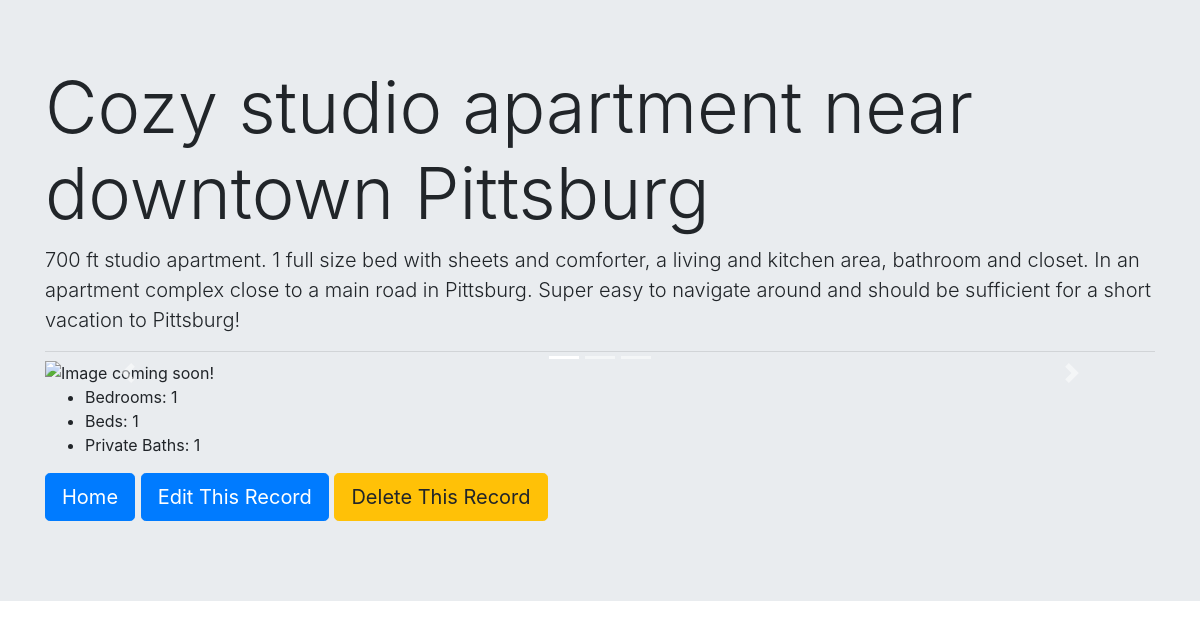
Page /details.php?id=20 on the committed database.
### tables this page shows
CREATE TABLE `items` (
  `id` int(11) NOT NULL AUTO_INCREMENT,
  `title` varchar(255) NOT NULL,
  `bedrooms` int(11) NOT NULL DEFAULT '1',
  `beds` int(11) NOT NULL DEFAULT '1',
  `baths` int(11) NOT NULL DEFAULT '0',
  `superhosted` tinyint(4) NOT NULL DEFAULT '0',
  `description` longtext NOT NULL,
  PRIMARY KEY (`id`),
  UNIQUE KEY `title_UNIQUE` (`title`)
);

### details.php (the view, shortened to what this page needs)
<?php
    include "PDO.php";
    if (isset($_SERVER["QUERY_STRING"])) {
        $query_array = explode("=",$_SERVER["QUERY_STRING"]);
        $id = $query_array[1];
        $get_details = $pdo->prepare("SELECT * FROM items WHERE id = ?");
        $get_details->execute([$id]);
        $bnb = $get_details->fetch(PDO::FETCH_ASSOC);
    }
?>
<!doctype html>
<html lang="en">
<head>
    <link href="https://stackpath.bootstrapcdn.com/bootstrap/4.3.1/css/bootstrap.min.css" rel="stylesheet">
</head>
<body>
    <div class="jumbotron jumbotron-fluid">
        <div class="container">
            <h1 class="display-3"><?= $bnb['title']?></h1>
            <p class="lead"><?= $bnb['description'] ?></p>
            <hr class="my-2">
            <div id="bnbpics" class="carousel slide" data-ride="carousel">
                <ol class="carousel-indicators">
                    <li data-target="#bnbpics" data-slide-to="0" class="active"></li>
                    <li data-target="#bnbpics" data-slide-to="1"></li>
                    <li data-target="#bnbpics" data-slide-to="2"></li>
                </ol>
                <div class="carousel-inner" role="listbox">
                    <div class="carousel-item active">
                    </div>
                </div>
                <a class="carousel-control-prev" href="#bnbpics" role="button" data-slide="prev">
                    <span class="carousel-control-prev-icon" aria-hidden="true"></span>
                </a>
                <a class="carousel-control-next" href="#bnbpics" role="button" data-slide="next">
                    <span class="carousel-control-next-icon" aria-hidden="true"></span>
                </a>
            </div>
            <ul>
                <li>Bedrooms: <?= $bnb['bedrooms']?></li>
                <li>Beds: <?= $bnb['beds'] ?></li>
                <li>Private Baths: <?= $bnb['baths'] ?></li>
            </ul>
            <p class="lead">
                <a class="btn btn-primary btn-lg" href="index.php" role="button">Home</a>
                <a class="btn btn-primary btn-lg" href="edit.php?id=<?= $id ?>" role="button">Edit This Record</a>
                <a class="btn btn-warning btn-lg" id="delete-button" href="delete-record.php?id=<?= $id ?>" role="button">Delete This Record</a>
            </p>
        </div>
    </div>
</body>
</html>

### rows in the picture
items: title "Cozy studio apartment near downtown Pittsburg", description "700 ft studio apartment. 1 full size bed with sheets and comforter, a living and kitchen area, bathroom and closet. In an apartment complex close to a main road in Pittsburg. Super easy to navigate around and should be sufficient for a short vacation to Pittsburg!", bedrooms "1", beds "1", baths "1"
